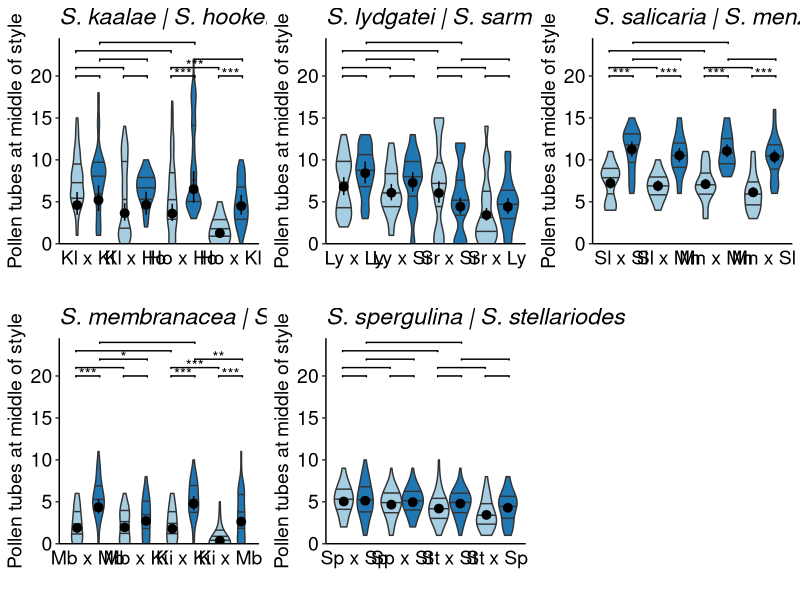
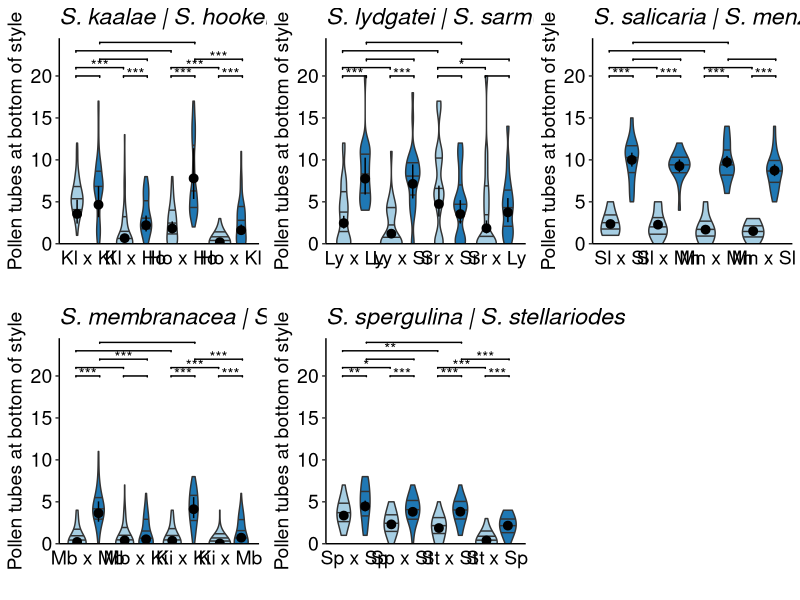
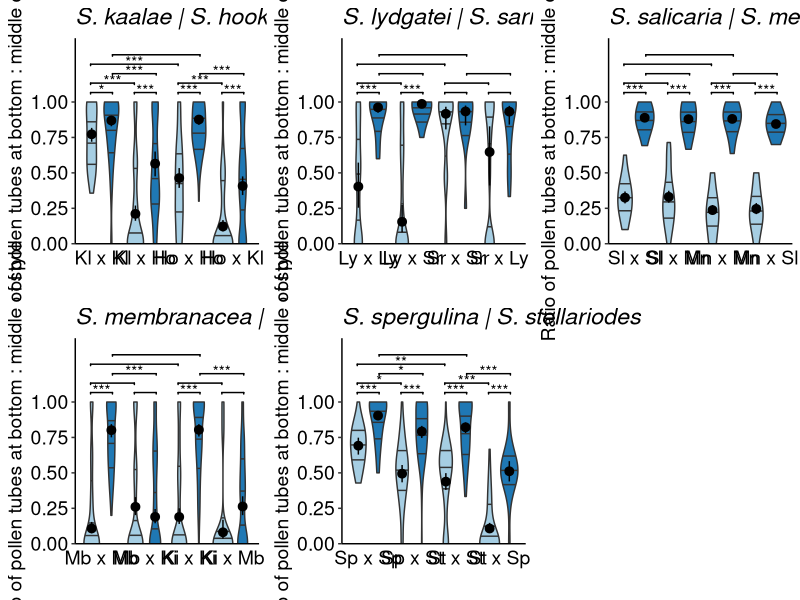
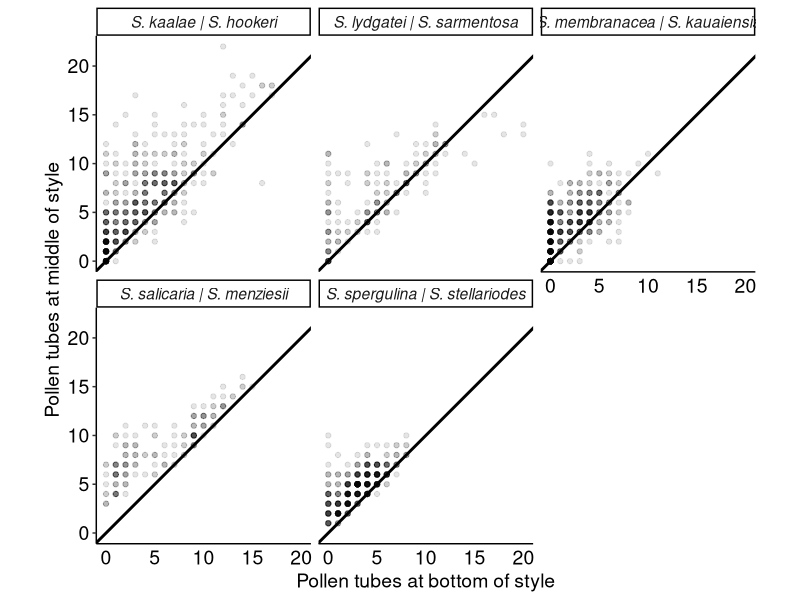

R code for these plots, in order:
## ---- chunk 1
library(knitr)
knitr::opts_chunk$set(comment="", cache=T, warning = F, message = F, width=999,
                      fig.path = "figures/", dev = "svglite", dev.args=list(fix_text_size=FALSE))
options(knitr.kable.NA = '')
library(tidyverse)
library(ggsignif) 
library(gridExtra)
library(broom)
library(emmeans) #Estimated marginal means aka least square means.
library(glmmTMB) #generalized linear mixed models with Template Model Builder

#overwrite function to make emmeans and multcomp play nice
modelparm.glmmTMB <- function (model, coef. = function(x) fixef(x)[[component]],
                               vcov. = function(x) vcov(x)[[component]],
                               df = NULL, component="cond", ...) {
    multcomp:::modelparm.default(model, coef. = coef., vcov. = vcov.,
                        df = df, ...)
}

signif.num <- function(x) {
    symnum(x, corr = FALSE, na = FALSE, legend = FALSE,
           cutpoints = c(0, 0.001, 0.01, 0.05, 1), 
           symbols = c("***", "**", "*", " "))
}
## ---- chunk 2
#long format: salmen (1 stigma/vial), lydsar (2 stigmas/vial), kaahoo (3 stigmas/vial without letter)
#wide format: memkau (3-5 stigmas/vial), speste (6 stigmas/vial), kaahoo_extra(3-5 stigmas/vial)
pops <- list(kaal = c("892", "3587"), hook = c("794", "866", "879","899"), 
             lydg="6682", sarm="896", 
             sali="842", menz = c("849", "950"), 
             sper= c("120289","120294","120296"), stel = c("14651","14765"),
             memb = c("mem","864"), kaua = "kaua")

pair_labels <- c(kaahoo = "S. kaalae | S. hookeri",
                 lydsar = "S. lydgatei | S. sarmentosa",
                 salmen = "S. salicaria | S. menziesii",
                 speste = "S. spergulina | S. stellariodes",
                 memkau = "S. membranacea | S. kauaiensis")

abbrev <- list(kaahoo = c(K="Kl",H="Ho"), 
               lydsar = c(L="Ly",S="Sr"), 
               salmen = c(S="Sl",M="Mn"), 
               speste = c(Sp="Sp",St="St"), 
               memkau = c(M="Mb",K="Ki"))
cross_levels <- map(abbrev, ~ c(paste0(.x[1],"x",.x[1]), paste0(.x[1],"x",.x[2]), paste0(.x[2],"x",.x[2]), paste0(.x[2],"x",.x[1])))

tubesl <- list()             
# kaalae - hookeri
tubesl[["kaahoo"]] <- read_csv("data/pollentubes_kaahoo_extra.csv") %>% 
  pivot_longer(starts_with(c("mid","bottom")), names_to=c("location","stigma"), names_sep="_", values_to="n_tubes") %>% 
  pivot_wider(names_from="location", values_from="n_tubes") %>% 
  drop_na(mid, bottom) %>% #one entry has mid but no bottom count
  mutate(momcross = toupper(str_sub(momsp,1,1)), dadcross = toupper(str_sub(dadsp,1,1)),
         observer="SGW") %>% 
  bind_rows(read_csv("data/pollentubes_kaahoo.csv") %>% #edited from pollentubes.csv
              separate(cross, into=c("momcross","dadcross"), sep="x") %>% 
              mutate(observer="SZ",
                     vial = as.numeric(str_remove(vial, "[ABCD]")))) %>% 
  mutate(momid = paste(momcross, momid), dadid = paste(dadcross, dadid))

# lydgatei- - sarmentosa
tubesl[["lydsar"]] <- read_csv("data/pollentubes_lydsar.csv") %>% 
  filter(keep == 1, hr != 2) %>% select(-keep) %>%  #exclude the resamples of pollinations that gave no tubes, and counts at 2 hrs
  mutate(mompop = as.character(mompop), dadpop=as.character(dadpop),
         momid = paste(mompop, momplant), dadid = paste(dadpop, dadplant),
         momcross = ifelse(mompop %in% pops[["sarm"]], "S", "L"), dadcross = ifelse(dadpop %in% pops[["sarm"]], "S", "L"))

#salicaria - menziesii
tubesl[["salmen"]] <- read_csv("data/pollentubes_salmen.csv") %>% 
  select(-cross) %>% 
  mutate(mompop = str_sub(momid, 1, 3), dadpop = str_sub(dadid, 1, 3),
         momcross = ifelse(mompop %in% pops[["sali"]], "S", "M"), dadcross = ifelse(dadpop %in% pops[["sali"]], "S", "M"))

# membranacea - kauaiensis
tubesl[["memkau"]] <- read_csv("data/pollentubes_memkau.csv") %>% mutate(across(ends_with("sp"), as.factor)) %>% 
  pivot_longer(starts_with(c("mid","bottom")), names_to=c("location","stigma"), names_sep="_", values_to="n_tubes") %>% 
  pivot_wider(names_from="location", values_from="n_tubes") %>% 
  mutate(status = fct_explicit_na(status, "OK"),
         mid =    ifelse(status=="no pollen on stigmas", NA, mid), #set to NA to drop, 0 to keep
         bottom = ifelse(status=="no pollen on stigmas", NA, bottom)) %>% #see SGW email 2022-05-09, NOTES tab
  drop_na(mid) %>% 
  mutate(momcross = ifelse(momsp %in% pops[["memb"]], "M", "K"),  dadcross = ifelse(dadsp %in% pops[["memb"]], "M", "K"),
         momid = paste(momcross, momplant), dadid = paste(dadcross, dadplant),)

#spergulina - stellarioides
tubesl[["speste"]] <- read_csv("data/pollentubes_speste.csv") %>% mutate(across(ends_with("pop"), as.factor)) %>% 
  pivot_longer(starts_with(c("mid","bottom")), names_to=c("location","stigma"), names_sep="_", values_to="n_tubes") %>% 
  pivot_wider(names_from="location", values_from="n_tubes") %>% drop_na(mid) %>% 
  mutate(momid = paste(mompop, momplant), dadid = paste(dadpop, dadplant),
         momcross = ifelse(mompop %in% pops[["sper"]], "Sp", "St"), dadcross = ifelse(dadpop %in% pops[["sper"]], "Sp", "St"))

tubes <- bind_rows(tubesl, .id = "pair") %>% 
  mutate(hr = factor(paste0(hr,"hr"), levels=c("4hr","24hr")),
         ratioraw = bottom/mid,
         adjmid = ifelse(bottom > mid, bottom, mid),
         ratio = bottom/adjmid,
         justmid = mid - bottom,
         vial = as.character(vial), #for random effect of pollination
         momcross = map2_chr(pair, momcross, ~ abbrev[[.x]][[.y]]),
         dadcross = map2_chr(pair, dadcross, ~ abbrev[[.x]][[.y]]),
         cross = factor(paste0(momcross,"x",dadcross), levels=unlist(cross_levels)),
         crosshr = factor(paste0(cross, hr), levels = paste(rep(levels(cross),each=2), levels(hr), sep="")))
str(tubes)
## ---- chunk 3
kable(with(tubes, table(cross, hr)), caption="Number of styles of each cross type")
kable(with(tubes, table(pair, hr)), caption="Number of styles of each species pair")
kable(tubes %>% count(pair, cross, vial) %>% with(table(pair, n)), caption = "Number of styles counted per vial")
## ---- chunk 4
pair_contrasts <- function(mod) {
  lv <- levels(mod$frame$crosshr)
  crosshr.x <- set_names(rep(1:4, each=2) + rep(c(-0.25, 0.25), 4), lv)
  tube.contrasts <- list(c(5,6), c(7,8), c(5,7), c(6,8),
                         c(3,4), c(1,2), c(3,1), c(4,2), 
                         c(5,1), c(6,2)) %>% 
    map_chr(~paste(lv[.x[1]], "-", lv[.x[2]], "== 0"))
  
  multcomp::glht(mod, linfct = multcomp::mcp(crosshr=tube.contrasts)) %>%
  multcomp:::summary.glht(test=multcomp::adjusted(type="fdr")) %>% tidy() %>% 
  separate(contrast, c("lvl1", "lvl2"), sep = " - ", extra="merge") %>%
  mutate(signif = adj.p.value < 0.05, 
         stars = signif.num(adj.p.value), 
         height =  c(rep(c(1,1,2,3),2),4,5), 
         x1 = crosshr.x[lvl1], 
         x2 = crosshr.x[lvl2])
}

pair_emm <- function(mod) {
  emm <- ref_grid(mod) %>% emmeans(~ cross*hr) %>% summary()
  if(mod$modelInfo$family$link == "logit") {
    emm %>% mutate(response = plogis(emmean), uSE = plogis(emmean+SE), lSE = plogis(emmean-SE))
  } else if(mod$modelInfo$family$link == "log") {
    emm %>% mutate(response = exp(emmean), uSE = exp(emmean+SE), lSE = exp(emmean-SE))
  }
}

tubes.mod <- tubes %>% group_by(pair) %>% nest() %>% 
  mutate(mid_mod    = map(data, ~ glmmTMB(mid~cross*hr + (1|momid) + (1|dadid) + (1|vial), data=.x, family="poisson")),
         mid_mod2   = map(data, ~ glmmTMB(mid~crosshr +  (1|momid) + (1|dadid) + (1|vial), data=.x, family="poisson")),
         mid_emm    = map(mid_mod, pair_emm),
         mid_cont   = map(mid_mod2, pair_contrasts),
         bottom_mod = map(data, ~ glmmTMB(bottom~cross*hr + (1|momid) + (1|dadid) + (1|vial), data=.x, family="poisson")),
         bottom_mod2= map(data, ~ glmmTMB(bottom~crosshr  + (1|momid) + (1|dadid) + (1|vial), data=.x, family="poisson")),
         bottom_emm = map(bottom_mod, pair_emm),
         bottom_cont= map(bottom_mod2, pair_contrasts),
         ratio_mod  = map(data, ~ glmmTMB(cbind(bottom, adjmid-bottom)~cross*hr + (1|momid) + (1|dadid) + (1|vial), 
                                          data=.x, family="binomial")),
         ratio_mod2 = map(data, ~ glmmTMB(cbind(bottom, adjmid-bottom)~crosshr  + (1|momid) + (1|dadid) + (1|vial), 
                                          data=.x, family="binomial")),
         ratio_emm  = map(ratio_mod, pair_emm),
         ratio_cont = map(ratio_mod2, pair_contrasts))
## ---- chunk 5
mytheme <- theme(legend.text=element_text(size=rel(1)), legend.position="right", 
                 axis.text = element_text(colour="black", size=rel(1)), text=element_text(size=14), 
                 axis.ticks.x = element_blank(), plot.title = element_text(face="italic"))
timefills <-   scale_fill_brewer(palette=3, type="qual", labels=c("4 hr","24 hr"))

var_labels <- c(mid = "Pollen tubes at middle of style",
                bottom = "Pollen tubes at bottom of style",
                ratio = "Ratio of pollen tubes at bottom : middle of style",
                justmid = "Difference of pollen tubes at middle and bottom of style")

plot_emm <- function(pair, emm, cont, data, yvar) {
  ggplot(emm, aes(y=response, x=cross, fill=hr)) +
    geom_violin(data=data, aes_string(y=yvar),position=position_dodge(), 
                draw_quantiles=c(0.25,0.5,0.75), size=0.5, bw=ifelse(yvar=="ratio",0.1,1)) +
    geom_pointrange(aes(ymin=lSE, ymax=uSE), position=position_dodge2(0.9)) +
    geom_signif(data=emm, y_position=cont$height/c(mid=1, bottom=1, ratio=15)[yvar]+c(mid=19, bottom=19, ratio=1)[yvar], 
                xmin = cont$x1, xmax = cont$x2, annotations=cont$stars, vjust=0.5, tip_length=0.01) +
    labs(x="", y=var_labels[yvar], title=pair_labels[pair]) +
    scale_y_continuous(limits=c(0,c(mid=24, bottom=24, ratio=1.4)[yvar]), 
                       expand = expansion(add=c(0,c(mid=0.5, bottom=0.5, ratio=0.05)[yvar])), 
                       breaks = seq(0,1,by=0.25) * c(mid = 20, bottom = 20, ratio = 1)[yvar])+
    scale_x_discrete(labels=~str_replace(.x, "x"," x ")) + 
    theme_classic() + mytheme + timefills + guides(fill="none")
}

library(gridExtra)
grid.arrange(grobs=pmap(select(tubes.mod, pair, emm=mid_emm, cont=mid_cont, data), 
                        plot_emm, yvar="mid"), nrow=2)
grid.arrange(grobs=pmap(select(tubes.mod, pair, emm=bottom_emm, cont=bottom_cont, data),
                        plot_emm, yvar="bottom"), nrow=2)
grid.arrange(grobs=pmap(select(tubes.mod, pair, emm=ratio_emm, cont=ratio_cont, data),
                        plot_emm, yvar="ratio"), nrow=2)
## ---- chunk 6
ggplot(tubes, aes(x=bottom, y=mid)) + 
  facet_wrap(vars(pair), labeller=as_labeller(pair_labels))+
  labs(x=var_labels["bottom"], y=var_labels["mid"]) +
  geom_abline(slope=1, size=1) +
  geom_point(alpha=0.1) + 
  coord_fixed(xlim=c(0,NA),ylim=c(0,NA))+
  theme_classic()+mytheme+theme(strip.text=element_text(face="italic"))
## ---- chunk 7
citation("glmmTMB")
citation("emmeans")
citation("multcomp")
